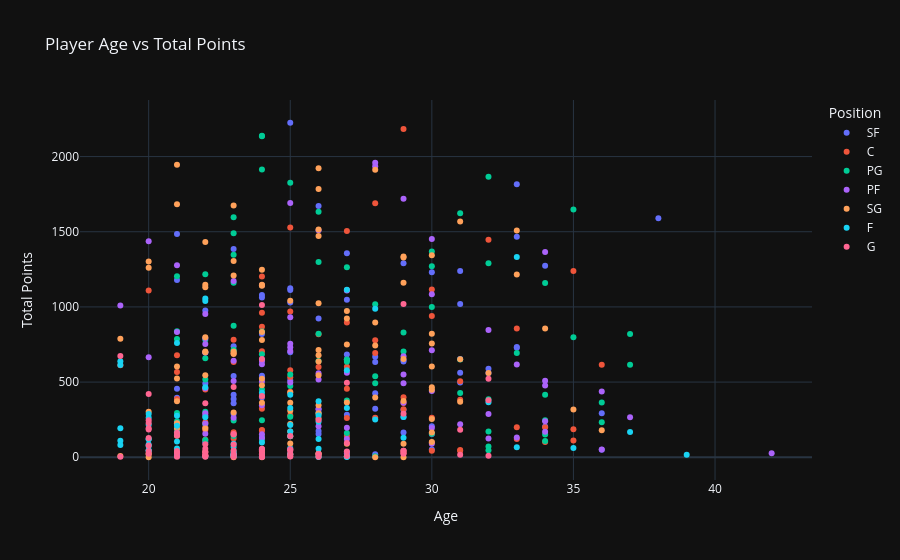
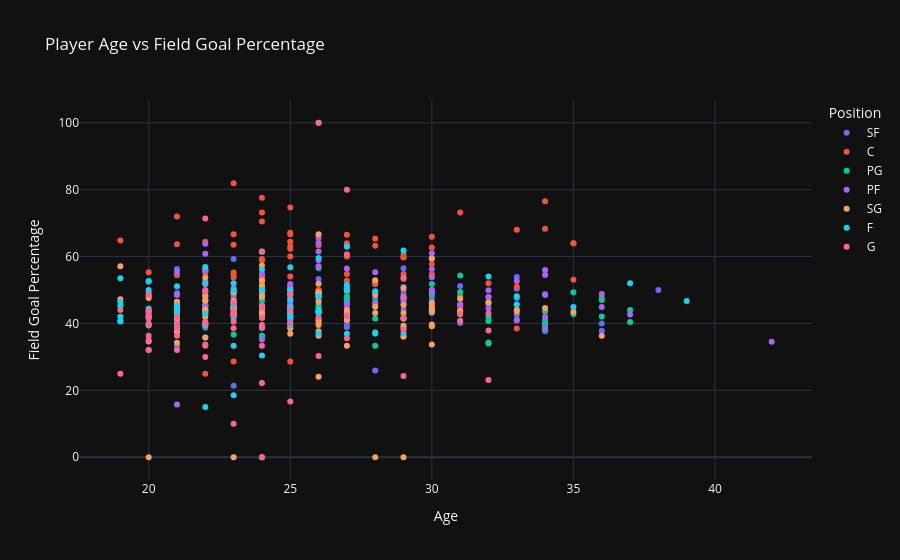
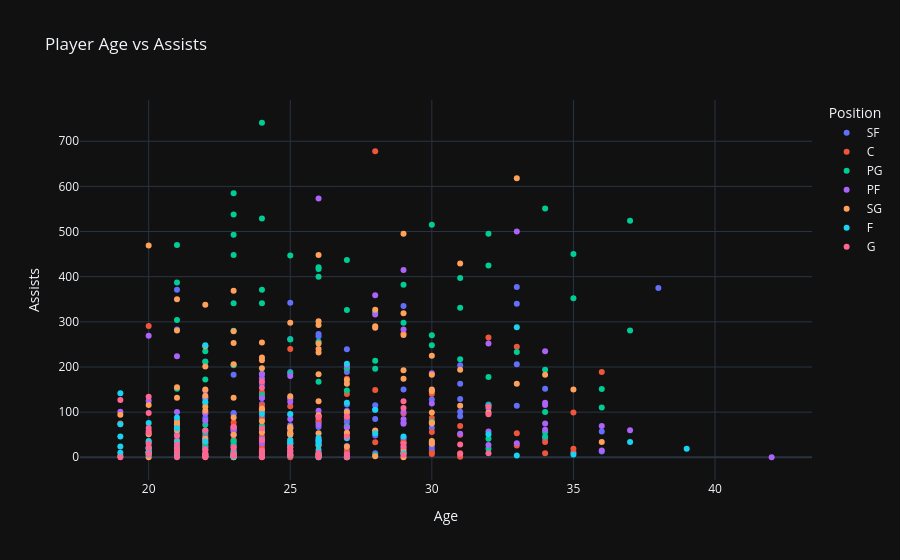

The notebook cell saved with these charts, in order:
### Code cell
fig_total_points = px.scatter(df, x='Age', y='Total_Points', color='Position', 
                              title='Player Age vs Total Points', 
                              labels={'Age': 'Age', 'Total_Points': 'Total Points'},
                              template='plotly_dark')
fig_total_points.show()

fig_fg_percentage = px.scatter(df, x='Age', y='Field_Goal_Percentage', color='Position', 
                               title='Player Age vs Field Goal Percentage', 
                               labels={'Age': 'Age', 'Field_Goal_Percentage': 'Field Goal Percentage'},
                               template='plotly_dark')
fig_fg_percentage.show()

fig_assists = px.scatter(df, x='Age', y='Assists', color='Position', 
                         title='Player Age vs Assists', 
                         labels={'Age': 'Age', 'Assists': 'Assists'},
                         template='plotly_dark')
fig_assists.show()

### Figure 1 — Plotly figure (JSON) as saved in the notebook; plotly's stock layout.template omitted (floating-point values rounded to 4 significant figures)
{"data": [{"hovertemplate": "Position=SF<br>Age=%{x}<br>Total Points=%{y}<extra></extra>", "legendgroup": "SF", "marker": {"color": "#636efa", "symbol": "circle"}, "mode": "markers", "name": "SF", "orientation": "v", "showlegend": true, "x": [25, 33, 26, 38, 21, 33, 23, 27, 29, 34, 31, 30, 21, 25, 25, 24, 24, 27, 25, 31, 22, 26, 24, 23, 33, 33, 25, 22, 27, 28, 31, 27, 24, 27, 29, 29, 28, 32, 31, 32, 24, 23, 24, 25, 31, 22, 21, 28, 23, 24, 21, 23, 23, 28, 26, 29, 26, 36, 23, 27, 29, 30, 34, 26, 29, 26, 30, 22, 30, 36, 24, 29, 27, 28, 24, 21, 23], "xaxis": "x", "y": [2225, 1816, 1671, 1590, 1485, 1466, 1385, 1357, 1290, 1273, 1239, 1230, 1179, 1124, 1112, 1080, 1062, 1047, 1029, 1019, 976, 923, 820, 738, 733, 728, 698, 697, 683, 669, 654, 650, 649, 647, 647, 637, 633, 588, 562, 561, 542, 541, 529, 512, 497, 490, 455, 425, 415, 398, 395, 387, 359, 322, 319, 314, 297, 293, 287, 283, 268, 206, 205, 174, 165, 155, 155, 100, 51, 50, 46, 44, 35, 20, 20, 11, 9], "yaxis": "y", "type": "scatter"}, {"hovertemplate": "Position=C<br>Age=%{x}<br>Total Points=%{y}<extra></extra>", "legendgroup": "C", "marker": {"color": "#EF553B", "symbol": "circle"}, "mode": "markers", "name": "C", "orientation": "v", "showlegend": true, "x": [29, 28, 25, 27, 32, 35, 24, 30, 27, 20, 25, 24, 30, 27, 24, 33, 26, 23, 28, 24, 28, 21, 23, 36, 19, 27, 26, 25, 21, 25, 31, 27, 22, 25, 24, 29, 21, 31, 29, 24, 29, 25, 30, 28, 27, 22, 21, 22, 34, 33, 35, 22, 24, 24, 23, 23, 27, 23, 33, 22, 35, 34, 30, 25, 31, 29, 30, 31, 24, 24, 29, 25, 25, 23, 27, 23, 25, 22], "xaxis": "x", "y": [2183, 1690, 1529, 1505, 1447, 1239, 1203, 1115, 1113, 1109, 969, 961, 939, 897, 868, 857, 818, 781, 779, 705, 694, 679, 634, 616, 612, 602, 600, 579, 567, 532, 506, 456, 450, 435, 406, 399, 387, 383, 361, 323, 320, 279, 263, 262, 261, 233, 227, 199, 199, 199, 186, 182, 181, 178, 167, 155, 142, 125, 121, 116, 112, 102, 98, 51, 49, 43, 43, 43, 40, 36, 35, 24, 19, 12, 7, 6, 6, 6], "yaxis": "y", "type": "scatter"}, {"hovertemplate": "Position=PG<br>Age=%{x}<br>Total Points=%{y}<extra></extra>", "legendgroup": "PG", "marker": {"color": "#00cc96", "symbol": "circle"}, "mode": "markers", "name": "PG", "orientation": "v", "showlegend": true, "x": [24, 24, 24, 32, 25, 35, 26, 31, 23, 23, 30, 23, 26, 32, 30, 27, 22, 21, 23, 34, 28, 30, 23, 21, 24, 29, 26, 37, 35, 21, 22, 23, 23, 29, 33, 24, 22, 27, 31, 26, 27, 37, 25, 28, 22, 28, 25, 24, 31, 34, 32, 27, 36, 22, 21, 26, 25, 24, 34, 23, 21, 36, 22, 32, 27, 30, 34, 23, 24, 22, 24, 34, 32, 25, 32, 23, 28], "xaxis": "x", "y": [2138, 2135, 1914, 1866, 1826, 1648, 1633, 1623, 1596, 1490, 1369, 1347, 1298, 1290, 1271, 1263, 1218, 1204, 1160, 1159, 1017, 1000, 875, 838, 837, 830, 822, 819, 798, 786, 781, 715, 709, 703, 693, 685, 659, 651, 650, 641, 636, 615, 550, 539, 517, 493, 474, 450, 427, 415, 386, 378, 365, 302, 295, 291, 270, 246, 246, 244, 239, 232, 222, 171, 161, 157, 152, 142, 135, 114, 114, 108, 72, 61, 47, 41, 7], "yaxis": "y", "type": "scatter"}, {"hovertemplate": "Position=PF<br>Age=%{x}<br>Total Points=%{y}<extra></extra>", "legendgroup": "PF", "marker": {"color": "#ab63fa", "symbol": "circle"}, "mode": "markers", "name": "PF", "orientation": "v", "showlegend": true, "x": [28, 28, 29, 25, 26, 30, 20, 34, 21, 23, 24, 27, 30, 19, 22, 25, 32, 21, 22, 25, 22, 25, 30, 25, 22, 29, 20, 23, 24, 24, 33, 27, 26, 29, 26, 34, 23, 24, 25, 29, 34, 22, 30, 36, 29, 24, 26, 22, 32, 22, 37, 23, 34, 21, 22, 31, 26, 27, 30, 34, 22, 24, 33, 24, 32, 27, 30, 25, 36, 21, 42, 27, 26, 21], "xaxis": "x", "y": [1959, 1936, 1720, 1691, 1510, 1451, 1437, 1366, 1277, 1173, 1144, 1109, 1085, 1010, 953, 931, 847, 833, 791, 755, 754, 731, 712, 707, 696, 671, 666, 642, 641, 619, 617, 562, 559, 551, 518, 509, 508, 504, 497, 493, 478, 459, 441, 437, 362, 346, 321, 292, 288, 277, 266, 263, 240, 225, 224, 220, 206, 196, 195, 170, 157, 153, 132, 128, 124, 122, 89, 55, 51, 28, 27, 25, 22, 9], "yaxis": "y", "type": "scatter"}, {"hovertemplate": "Position=SG<br>Age=%{x}<br>Total Points=%{y}<extra></extra>", "legendgroup": "SG", "marker": {"color": "#FFA15A", "symbol": "circle"}, "mode": "markers", "name": "SG", "orientation": "v", "showlegend": true, "x": [21, 26, 28, 26, 21, 23, 31, 26, 33, 26, 22, 30, 29, 29, 23, 20, 20, 24, 33, 23, 29, 24, 22, 24, 22, 25, 26, 27, 27, 28, 34, 24, 30, 22, 19, 24, 30, 27, 28, 26, 23, 22, 22, 23, 23, 26, 29, 31, 26, 21, 30, 32, 22, 26, 21, 24, 24, 30, 30, 25, 28, 29, 21, 31, 27, 24, 25, 26, 35, 25, 20, 23, 26, 26, 30, 21, 25, 22, 21, 36, 25, 30, 21, 25, 30, 25, 29, 27, 22, 20, 24, 26, 26, 20, 19, 26, 23, 29, 24, 20, 28], "xaxis": "x", "y": [1946, 1922, 1913, 1784, 1683, 1675, 1568, 1515, 1509, 1471, 1431, 1344, 1335, 1329, 1306, 1302, 1260, 1247, 1216, 1209, 1160, 1148, 1148, 1140, 1130, 1041, 1025, 972, 923, 897, 856, 833, 822, 799, 789, 780, 756, 750, 743, 713, 704, 703, 698, 691, 687, 678, 654, 652, 637, 604, 604, 561, 546, 546, 524, 522, 479, 466, 449, 431, 397, 374, 372, 369, 364, 363, 362, 346, 317, 309, 302, 297, 293, 257, 255, 226, 222, 191, 189, 179, 172, 165, 143, 140, 101, 92, 89, 89, 37, 28, 25, 25, 21, 19, 9, 5, 0, 0, 0, 0, 0], "yaxis": "y", "type": "scatter"}, {"hovertemplate": "Position=F<br>Age=%{x}<br>Total Points=%{y}<extra></extra>", "legendgroup": "F", "marker": {"color": "#19d3f3", "symbol": "circle"}, "mode": "markers", "name": "F", "orientation": "v", "showlegend": true, "x": [33, 27, 22, 22, 28, 21, 19, 19, 27, 22, 24, 25, 26, 32, 25, 27, 20, 26, 21, 29, 22, 20, 28, 26, 20, 25, 21, 19, 25, 37, 21, 25, 29, 26, 20, 20, 19, 21, 24, 23, 20, 19, 20, 23, 33, 35, 21, 26, 20, 20, 23, 25, 23, 39, 24, 25, 23, 23, 23, 23, 27, 22, 27, 24, 27, 26], "xaxis": "x", "y": [1332, 1114, 1056, 1039, 987, 760, 639, 614, 578, 466, 429, 415, 372, 366, 328, 328, 288, 278, 276, 268, 266, 262, 251, 236, 216, 214, 210, 193, 172, 168, 165, 139, 130, 122, 122, 120, 110, 105, 98, 89, 85, 82, 75, 69, 66, 61, 59, 57, 46, 45, 31, 21, 20, 17, 17, 17, 16, 16, 15, 9, 7, 6, 5, 3, 2, 2], "yaxis": "y", "type": "scatter"}, {"hovertemplate": "Position=G<br>Age=%{x}<br>Total Points=%{y}<extra></extra>", "legendgroup": "G", "marker": {"color": "#FF6692", "symbol": "circle"}, "mode": "markers", "name": "G", "orientation": "v", "showlegend": true, "x": [29, 24, 19, 24, 32, 27, 23, 20, 24, 32, 22, 29, 26, 20, 20, 20, 20, 31, 21, 23, 23, 21, 25, 20, 27, 22, 23, 20, 22, 24, 24, 24, 25, 23, 25, 24, 29, 20, 21, 27, 22, 22, 21, 29, 29, 23, 20, 26, 24, 25, 31, 23, 22, 22, 32, 22, 24, 27, 25, 26, 22, 21, 23, 24, 19, 24], "xaxis": "x", "y": [1019, 1013, 673, 654, 522, 496, 467, 420, 407, 379, 360, 290, 247, 246, 227, 193, 184, 183, 163, 154, 151, 145, 141, 128, 95, 87, 85, 78, 56, 56, 53, 52, 50, 45, 44, 44, 44, 42, 42, 38, 36, 30, 28, 26, 24, 24, 23, 22, 21, 20, 17, 15, 14, 13, 10, 10, 9, 9, 5, 4, 4, 4, 3, 3, 3, 2], "yaxis": "y", "type": "scatter"}], "layout": {"xaxis": {"anchor": "y", "domain": [0.0, 1.0], "title": {"text": "Age"}}, "yaxis": {"anchor": "x", "domain": [0.0, 1.0], "title": {"text": "Total Points"}}, "legend": {"title": {"text": "Position"}, "tracegroupgap": 0}, "title": {"text": "Player Age vs Total Points"}}}

### Figure 2 — Plotly figure (JSON) as saved in the notebook; plotly's stock layout.template omitted (floating-point values rounded to 4 significant figures)
{"data": [{"hovertemplate": "Position=SF<br>Age=%{x}<br>Field Goal Percentage=%{y}<extra></extra>", "legendgroup": "SF", "marker": {"color": "#636efa", "symbol": "circle"}, "mode": "markers", "name": "SF", "orientation": "v", "showlegend": true, "x": [25, 33, 26, 38, 21, 33, 23, 27, 29, 34, 31, 30, 21, 25, 25, 24, 24, 27, 25, 31, 22, 26, 24, 23, 33, 33, 25, 22, 27, 28, 31, 27, 24, 27, 29, 29, 28, 32, 31, 32, 24, 23, 24, 25, 31, 22, 21, 28, 23, 24, 21, 23, 23, 28, 26, 29, 26, 36, 23, 27, 29, 30, 34, 26, 29, 26, 30, 22, 30, 36, 24, 29, 27, 28, 24, 21, 23], "xaxis": "x", "y": [46.6, 50.4, 46.8, 50.0, 48.5, 53.9, 45.2, 44.8, 47.5, 48.8, 51.2, 47.3, 45.6, 47.6, 48.4, 48.7, 42.2, 39.6, 46.1, 40.1, 45.3, 48.3, 49.7, 42.7, 47.5, 42.6, 43.3, 43.7, 46.4, 45.1, 45.7, 47.0, 46.9, 50.8, 50.9, 44.2, 47.3, 45.6, 45.7, 40.9, 43.6, 43.0, 39.1, 45.5, 43.6, 49.4, 56.3, 51.7, 45.8, 38.6, 49.1, 44.6, 44.2, 49.1, 50.0, 48.9, 47.6, 37.8, 59.3, 48.0, 47.2, 43.1, 37.7, 53.3, 56.5, 45.1, 44.8, 38.7, 43.5, 40.0, 42.1, 50.0, 38.9, 25.9, 61.5, 33.3, 21.4], "yaxis": "y", "type": "scatter"}, {"hovertemplate": "Position=C<br>Age=%{x}<br>Field Goal Percentage=%{y}<extra></extra>", "legendgroup": "C", "marker": {"color": "#EF553B", "symbol": "circle"}, "mode": "markers", "name": "C", "orientation": "v", "showlegend": true, "x": [29, 28, 25, 27, 32, 35, 24, 30, 27, 20, 25, 24, 30, 27, 24, 33, 26, 23, 28, 24, 28, 21, 23, 36, 19, 27, 26, 25, 21, 25, 31, 27, 22, 25, 24, 29, 21, 31, 29, 24, 29, 25, 30, 28, 27, 22, 21, 22, 34, 33, 35, 22, 24, 24, 23, 23, 27, 23, 33, 22, 35, 34, 30, 25, 31, 29, 30, 31, 24, 24, 29, 25, 25, 23, 27, 23, 25, 22], "xaxis": "x", "y": [54.8, 63.2, 54.0, 49.8, 52.0, 53.1, 58.9, 54.7, 54.8, 55.3, 64.4, 70.5, 65.9, 62.9, 52.5, 68.0, 63.4, 53.7, 65.3, 73.2, 51.9, 72.0, 54.6, 47.6, 64.8, 49.5, 50.0, 62.3, 44.2, 62.9, 73.2, 52.8, 55.8, 67.1, 53.5, 60.6, 63.7, 44.9, 59.7, 48.5, 59.8, 74.7, 57.8, 52.7, 66.5, 55.1, 54.4, 64.4, 76.5, 51.0, 64.0, 48.0, 54.3, 77.6, 55.2, 63.5, 64.0, 81.9, 38.5, 52.8, 64.0, 68.3, 62.7, 60.0, 47.7, 53.3, 59.4, 48.3, 59.3, 50.0, 36.1, 66.7, 50.0, 66.7, 60.0, 28.6, 28.6, 25.0], "yaxis": "y", "type": "scatter"}, {"hovertemplate": "Position=PG<br>Age=%{x}<br>Field Goal Percentage=%{y}<extra></extra>", "legendgroup": "PG", "marker": {"color": "#00cc96", "symbol": "circle"}, "mode": "markers", "name": "PG", "orientation": "v", "showlegend": true, "x": [24, 24, 24, 32, 25, 35, 26, 31, 23, 23, 30, 23, 26, 32, 30, 27, 22, 21, 23, 34, 28, 30, 23, 21, 24, 29, 26, 37, 35, 21, 22, 23, 23, 29, 33, 24, 22, 27, 31, 26, 27, 37, 25, 28, 22, 28, 25, 24, 31, 34, 32, 27, 36, 22, 21, 26, 25, 24, 34, 23, 21, 36, 22, 32, 27, 30, 34, 23, 24, 22, 24, 34, 32, 25, 32, 23, 28], "xaxis": "x", "y": [49.6, 51.0, 42.9, 46.3, 51.2, 49.3, 49.1, 49.4, 46.6, 46.2, 43.8, 43.9, 45.4, 47.9, 44.4, 46.9, 48.1, 41.6, 49.0, 43.6, 46.2, 48.4, 45.9, 41.1, 51.4, 41.5, 43.8, 44.0, 42.8, 37.7, 45.4, 44.3, 44.1, 41.5, 41.1, 50.6, 39.9, 42.3, 54.3, 40.2, 48.0, 40.4, 41.1, 37.4, 39.3, 41.5, 41.2, 45.4, 42.7, 40.0, 40.7, 46.1, 42.1, 43.0, 40.2, 56.6, 41.2, 36.0, 41.1, 36.7, 41.5, 47.0, 35.8, 34.3, 42.1, 51.8, 38.4, 42.3, 36.4, 45.5, 46.9, 39.7, 42.1, 43.9, 34.0, 43.9, 33.3], "yaxis": "y", "type": "scatter"}, {"hovertemplate": "Position=PF<br>Age=%{x}<br>Field Goal Percentage=%{y}<extra></extra>", "legendgroup": "PF", "marker": {"color": "#ab63fa", "symbol": "circle"}, "mode": "markers", "name": "PF", "orientation": "v", "showlegend": true, "x": [28, 28, 29, 25, 26, 30, 20, 34, 21, 23, 24, 27, 30, 19, 22, 25, 32, 21, 22, 25, 22, 25, 30, 25, 22, 29, 20, 23, 24, 24, 33, 27, 26, 29, 26, 34, 23, 24, 25, 29, 34, 22, 30, 36, 29, 24, 26, 22, 32, 22, 37, 23, 34, 21, 22, 31, 26, 27, 30, 34, 22, 24, 33, 24, 32, 27, 30, 25, 36, 21, 42, 27, 26, 21], "xaxis": "x", "y": [55.3, 45.9, 48.0, 49.9, 61.5, 56.3, 42.7, 56.0, 55.4, 50.6, 44.4, 56.4, 50.1, 40.8, 51.7, 50.8, 49.9, 46.4, 63.8, 45.5, 60.8, 51.8, 49.3, 48.6, 47.0, 38.6, 52.5, 47.6, 45.4, 54.8, 52.7, 45.8, 65.6, 39.1, 64.1, 38.9, 48.5, 52.9, 44.6, 46.7, 42.0, 56.0, 61.0, 48.8, 45.8, 41.7, 58.9, 44.4, 44.5, 56.1, 42.7, 42.2, 54.5, 48.6, 45.4, 45.6, 41.2, 40.9, 53.8, 48.5, 55.8, 52.7, 40.9, 35.2, 47.9, 42.1, 49.2, 41.5, 44.9, 39.3, 34.5, 45.8, 57.1, 15.8], "yaxis": "y", "type": "scatter"}, {"hovertemplate": "Position=SG<br>Age=%{x}<br>Field Goal Percentage=%{y}<extra></extra>", "legendgroup": "SG", "marker": {"color": "#FFA15A", "symbol": "circle"}, "mode": "markers", "name": "SG", "orientation": "v", "showlegend": true, "x": [21, 26, 28, 26, 21, 23, 31, 26, 33, 26, 22, 30, 29, 29, 23, 20, 20, 24, 33, 23, 29, 24, 22, 24, 22, 25, 26, 27, 27, 28, 34, 24, 30, 22, 19, 24, 30, 27, 28, 26, 23, 22, 22, 23, 23, 26, 29, 31, 26, 21, 30, 32, 22, 26, 21, 24, 24, 30, 30, 25, 28, 29, 21, 31, 27, 24, 25, 26, 35, 25, 20, 23, 26, 26, 30, 21, 25, 22, 21, 36, 25, 30, 21, 25, 30, 25, 29, 27, 22, 20, 24, 26, 26, 20, 19, 26, 23, 29, 24, 20, 28], "xaxis": "x", "y": [45.9, 48.4, 48.5, 49.1, 41.6, 43.0, 43.7, 46.4, 43.6, 49.4, 43.4, 45.8, 39.3, 41.5, 44.7, 43.4, 48.2, 47.9, 44.1, 44.8, 50.6, 43.3, 48.4, 48.5, 44.2, 44.8, 39.5, 43.1, 41.0, 43.1, 44.6, 52.9, 46.2, 46.8, 47.2, 42.5, 44.7, 44.0, 52.9, 51.9, 44.8, 43.9, 41.9, 44.1, 49.3, 43.5, 43.1, 43.6, 47.9, 44.1, 44.2, 46.3, 53.7, 49.2, 41.9, 57.3, 51.2, 39.2, 39.7, 42.3, 45.0, 45.5, 46.5, 47.4, 43.1, 44.4, 36.9, 37.7, 43.5, 48.8, 47.6, 46.7, 43.5, 36.3, 43.5, 34.2, 44.5, 35.8, 37.6, 36.3, 38.6, 33.7, 41.8, 43.2, 59.4, 50.0, 36.1, 33.3, 46.9, 34.6, 45.0, 40.9, 24.1, 42.1, 57.1, 66.7, 0.0, 0.0, 0.0, 0.0, 0.0], "yaxis": "y", "type": "scatter"}, {"hovertemplate": "Position=F<br>Age=%{x}<br>Field Goal Percentage=%{y}<extra></extra>", "legendgroup": "F", "marker": {"color": "#19d3f3", "symbol": "circle"}, "mode": "markers", "name": "F", "orientation": "v", "showlegend": true, "x": [33, 27, 22, 22, 28, 21, 19, 19, 27, 22, 24, 25, 26, 32, 25, 27, 20, 26, 21, 29, 22, 20, 28, 26, 20, 25, 21, 19, 25, 37, 21, 25, 29, 26, 20, 20, 19, 21, 24, 23, 20, 19, 20, 23, 33, 35, 21, 26, 20, 20, 23, 25, 23, 39, 24, 25, 23, 23, 23, 23, 27, 22, 27, 24, 27, 26], "xaxis": "x", "y": [45.7, 51.5, 52.1, 56.9, 49.6, 44.8, 46.5, 45.3, 63.0, 42.9, 61.4, 47.1, 59.6, 54.0, 44.8, 36.9, 43.6, 44.3, 43.4, 37.1, 39.5, 39.9, 37.0, 43.1, 41.9, 39.3, 42.9, 42.0, 43.2, 52.0, 45.4, 56.8, 61.8, 37.0, 39.4, 52.7, 53.5, 38.9, 56.1, 52.0, 44.4, 40.6, 49.2, 45.6, 48.1, 44.9, 51.1, 48.0, 50.0, 32.1, 42.9, 42.1, 50.0, 46.7, 30.4, 50.0, 18.5, 50.0, 41.7, 33.3, 50.0, 15.0, 50.0, 50.0, 50.0, 100.0], "yaxis": "y", "type": "scatter"}, {"hovertemplate": "Position=G<br>Age=%{x}<br>Field Goal Percentage=%{y}<extra></extra>", "legendgroup": "G", "marker": {"color": "#FF6692", "symbol": "circle"}, "mode": "markers", "name": "G", "orientation": "v", "showlegend": true, "x": [29, 24, 19, 24, 32, 27, 23, 20, 24, 32, 22, 29, 26, 20, 20, 20, 20, 31, 21, 23, 23, 21, 25, 20, 27, 22, 23, 20, 22, 24, 24, 24, 25, 23, 25, 24, 29, 20, 21, 27, 22, 22, 21, 29, 29, 23, 20, 26, 24, 25, 31, 23, 22, 22, 32, 22, 24, 27, 25, 26, 22, 21, 23, 24, 19, 24], "xaxis": "x", "y": [47.9, 38.8, 44.0, 44.8, 43.0, 42.4, 42.7, 43.8, 44.8, 37.9, 49.5, 53.7, 41.8, 39.6, 41.8, 36.3, 32.1, 40.8, 38.6, 42.4, 40.5, 36.3, 43.9, 41.5, 35.6, 33.7, 46.2, 42.2, 50.0, 45.2, 61.5, 41.7, 48.6, 38.6, 40.0, 39.5, 41.7, 48.6, 41.9, 60.7, 40.5, 30.0, 32.1, 24.3, 38.1, 43.8, 35.0, 30.3, 39.1, 40.0, 42.9, 42.9, 33.3, 71.4, 23.1, 40.0, 22.2, 80.0, 16.7, 100.0, 40.0, 40.0, 10.0, 33.3, 25.0, 0.0], "yaxis": "y", "type": "scatter"}], "layout": {"xaxis": {"anchor": "y", "domain": [0.0, 1.0], "title": {"text": "Age"}}, "yaxis": {"anchor": "x", "domain": [0.0, 1.0], "title": {"text": "Field Goal Percentage"}}, "legend": {"title": {"text": "Position"}, "tracegroupgap": 0}, "title": {"text": "Player Age vs Field Goal Percentage"}}}

### Figure 3 — Plotly figure (JSON) as saved in the notebook; plotly's stock layout.template omitted (floating-point values rounded to 4 significant figures)
{"data": [{"hovertemplate": "Position=SF<br>Age=%{x}<br>Assists=%{y}<extra></extra>", "legendgroup": "SF", "marker": {"color": "#636efa", "symbol": "circle"}, "mode": "markers", "name": "SF", "orientation": "v", "showlegend": true, "x": [25, 33, 26, 38, 21, 33, 23, 27, 29, 34, 31, 30, 21, 25, 25, 24, 24, 27, 25, 31, 22, 26, 24, 23, 33, 33, 25, 22, 27, 28, 31, 27, 24, 27, 29, 29, 28, 32, 31, 32, 24, 23, 24, 25, 31, 22, 21, 28, 23, 24, 21, 23, 23, 28, 26, 29, 26, 36, 23, 27, 29, 30, 34, 26, 29, 26, 30, 22, 30, 36, 24, 29, 27, 28, 24, 21, 23], "xaxis": "x", "y": [342, 377, 273, 375, 283, 340, 183, 239, 150, 152, 204, 128, 371, 131, 262, 65, 118, 189, 94, 129, 98, 268, 87, 98, 206, 114, 189, 211, 117, 115, 91, 78, 162, 103, 335, 77, 85, 117, 101, 108, 88, 95, 105, 71, 163, 87, 51, 105, 33, 44, 83, 57, 50, 48, 34, 40, 80, 57, 27, 84, 44, 21, 41, 67, 23, 31, 65, 23, 15, 13, 13, 8, 11, 9, 2, 4, 3], "yaxis": "y", "type": "scatter"}, {"hovertemplate": "Position=C<br>Age=%{x}<br>Assists=%{y}<extra></extra>", "legendgroup": "C", "marker": {"color": "#EF553B", "symbol": "circle"}, "mode": "markers", "name": "C", "orientation": "v", "showlegend": true, "x": [29, 28, 25, 27, 32, 35, 24, 30, 27, 20, 25, 24, 30, 27, 24, 33, 26, 23, 28, 24, 28, 21, 23, 36, 19, 27, 26, 25, 21, 25, 31, 27, 22, 25, 24, 29, 21, 31, 29, 24, 29, 25, 30, 28, 27, 22, 21, 22, 34, 33, 35, 22, 24, 24, 23, 23, 27, 23, 33, 22, 35, 34, 30, 25, 31, 29, 30, 31, 24, 24, 29, 25, 25, 23, 27, 23, 25, 22], "xaxis": "x", "y": [274, 678, 240, 174, 265, 99, 115, 140, 89, 291, 113, 144, 87, 197, 132, 245, 77, 77, 58, 84, 149, 69, 69, 189, 75, 140, 84, 31, 70, 38, 69, 68, 30, 53, 102, 33, 18, 50, 97, 46, 33, 50, 56, 33, 53, 34, 37, 48, 34, 26, 11, 31, 18, 25, 39, 4, 15, 11, 53, 25, 19, 9, 10, 10, 9, 12, 7, 1, 2, 4, 10, 4, 1, 1, 0, 0, 0, 3], "yaxis": "y", "type": "scatter"}, {"hovertemplate": "Position=PG<br>Age=%{x}<br>Assists=%{y}<extra></extra>", "legendgroup": "PG", "marker": {"color": "#00cc96", "symbol": "circle"}, "mode": "markers", "name": "PG", "orientation": "v", "showlegend": true, "x": [24, 24, 24, 32, 25, 35, 26, 31, 23, 23, 30, 23, 26, 32, 30, 27, 22, 21, 23, 34, 28, 30, 23, 21, 24, 29, 26, 37, 35, 21, 22, 23, 23, 29, 33, 24, 22, 27, 31, 26, 27, 37, 25, 28, 22, 28, 25, 24, 31, 34, 32, 27, 36, 22, 21, 26, 25, 24, 34, 23, 21, 36, 22, 32, 27, 30, 34, 23, 24, 22, 24, 34, 32, 25, 32, 23, 28], "xaxis": "x", "y": [529, 371, 741, 425, 447, 352, 421, 331, 493, 538, 515, 280, 400, 495, 270, 437, 212, 387, 585, 551, 321, 248, 448, 304, 341, 298, 417, 524, 450, 470, 235, 204, 341, 382, 233, 138, 172, 197, 397, 167, 326, 281, 186, 196, 120, 214, 261, 185, 217, 194, 178, 68, 151, 54, 152, 256, 64, 70, 56, 63, 72, 110, 72, 115, 148, 79, 46, 36, 58, 23, 58, 100, 19, 31, 41, 27, 5], "yaxis": "y", "type": "scatter"}, {"hovertemplate": "Position=PF<br>Age=%{x}<br>Assists=%{y}<extra></extra>", "legendgroup": "PF", "marker": {"color": "#ab63fa", "symbol": "circle"}, "mode": "markers", "name": "PF", "orientation": "v", "showlegend": true, "x": [28, 28, 29, 25, 26, 30, 20, 34, 21, 23, 24, 27, 30, 19, 22, 25, 32, 21, 22, 25, 22, 25, 30, 25, 22, 29, 20, 23, 24, 24, 33, 27, 26, 29, 26, 34, 23, 24, 25, 29, 34, 22, 30, 36, 29, 24, 26, 22, 32, 22, 37, 23, 34, 21, 22, 31, 26, 27, 30, 34, 22, 24, 33, 24, 32, 27, 30, 25, 36, 21, 42, 27, 26, 21], "xaxis": "x", "y": [359, 316, 415, 123, 573, 148, 269, 235, 224, 60, 175, 203, 186, 101, 148, 85, 252, 100, 81, 130, 133, 180, 29, 58, 97, 283, 125, 66, 131, 184, 500, 66, 72, 100, 103, 116, 50, 36, 66, 84, 121, 130, 119, 69, 74, 41, 40, 43, 57, 18, 60, 62, 75, 64, 38, 52, 37, 98, 34, 61, 15, 31, 31, 37, 27, 25, 32, 6, 15, 3, 0, 7, 3, 4], "yaxis": "y", "type": "scatter"}, {"hovertemplate": "Position=SG<br>Age=%{x}<br>Assists=%{y}<extra></extra>", "legendgroup": "SG", "marker": {"color": "#FFA15A", "symbol": "circle"}, "mode": "markers", "name": "SG", "orientation": "v", "showlegend": true, "x": [21, 26, 28, 26, 21, 23, 31, 26, 33, 26, 22, 30, 29, 29, 23, 20, 20, 24, 33, 23, 29, 24, 22, 24, 22, 25, 26, 27, 27, 28, 34, 24, 30, 22, 19, 24, 30, 27, 28, 26, 23, 22, 22, 23, 23, 26, 29, 31, 26, 21, 30, 32, 22, 26, 21, 24, 24, 30, 30, 25, 28, 29, 21, 31, 27, 24, 25, 26, 35, 25, 20, 23, 26, 26, 30, 21, 25, 22, 21, 36, 25, 30, 21, 25, 30, 25, 29, 27, 22, 20, 24, 26, 26, 20, 19, 26, 23, 29, 24, 20, 28], "xaxis": "x", "y": [350, 301, 327, 232, 281, 369, 429, 448, 163, 293, 201, 225, 495, 319, 253, 116, 469, 254, 618, 279, 271, 106, 112, 221, 338, 298, 124, 54, 171, 287, 183, 215, 183, 150, 94, 197, 150, 163, 290, 184, 132, 136, 246, 88, 206, 252, 174, 114, 240, 78, 99, 99, 103, 91, 155, 55, 80, 77, 146, 67, 59, 193, 73, 194, 100, 108, 64, 93, 150, 135, 51, 50, 53, 26, 75, 132, 53, 41, 59, 34, 53, 36, 20, 22, 30, 50, 17, 23, 8, 18, 9, 5, 6, 11, 3, 1, 0, 0, 1, 0, 2], "yaxis": "y", "type": "scatter"}, {"hovertemplate": "Position=F<br>Age=%{x}<br>Assists=%{y}<extra></extra>", "legendgroup": "F", "marker": {"color": "#19d3f3", "symbol": "circle"}, "mode": "markers", "name": "F", "orientation": "v", "showlegend": true, "x": [33, 27, 22, 22, 28, 21, 19, 19, 27, 22, 24, 25, 26, 32, 25, 27, 20, 26, 21, 29, 22, 20, 28, 26, 20, 25, 21, 19, 25, 37, 21, 25, 29, 26, 20, 20, 19, 21, 24, 23, 20, 19, 20, 23, 33, 35, 21, 26, 20, 20, 23, 25, 23, 39, 24, 25, 23, 23, 23, 23, 27, 22, 27, 24, 27, 26], "xaxis": "x", "y": [288, 121, 248, 123, 105, 88, 73, 142, 207, 59, 96, 96, 36, 51, 33, 42, 76, 28, 64, 46, 35, 36, 53, 43, 34, 28, 35, 46, 38, 34, 10, 13, 9, 16, 11, 20, 24, 21, 12, 10, 22, 10, 11, 15, 4, 6, 4, 8, 5, 11, 3, 4, 4, 19, 4, 5, 4, 7, 1, 4, 1, 7, 0, 1, 1, 0], "yaxis": "y", "type": "scatter"}, {"hovertemplate": "Position=G<br>Age=%{x}<br>Assists=%{y}<extra></extra>", "legendgroup": "G", "marker": {"color": "#FF6692", "symbol": "circle"}, "mode": "markers", "name": "G", "orientation": "v", "showlegend": true, "x": [29, 24, 19, 24, 32, 27, 23, 20, 24, 32, 22, 29, 26, 20, 20, 20, 20, 31, 21, 23, 23, 21, 25, 20, 27, 22, 23, 20, 22, 24, 24, 24, 25, 23, 25, 24, 29, 20, 21, 27, 22, 22, 21, 29, 29, 23, 20, 26, 24, 25, 31, 23, 22, 22, 32, 22, 24, 27, 25, 26, 22, 21, 23, 24, 19, 24], "xaxis": "x", "y": [109, 154, 127, 64, 95, 90, 67, 65, 168, 112, 59, 124, 89, 54, 134, 30, 98, 28, 28, 22, 67, 47, 16, 21, 46, 8, 21, 58, 2, 15, 10, 38, 14, 4, 22, 6, 30, 8, 18, 6, 17, 4, 11, 23, 5, 6, 6, 10, 2, 6, 7, 4, 2, 1, 9, 2, 3, 0, 5, 0, 0, 0, 8, 7, 0, 0], "yaxis": "y", "type": "scatter"}], "layout": {"xaxis": {"anchor": "y", "domain": [0.0, 1.0], "title": {"text": "Age"}}, "yaxis": {"anchor": "x", "domain": [0.0, 1.0], "title": {"text": "Assists"}}, "legend": {"title": {"text": "Position"}, "tracegroupgap": 0}, "title": {"text": "Player Age vs Assists"}}}
